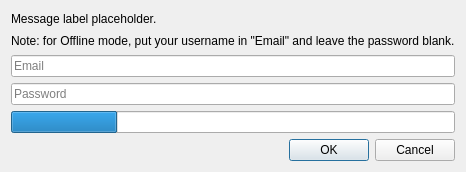
<?xml version="1.0" encoding="UTF-8"?>
<ui version="4.0">
 <class>LoginDialog</class>
 <widget class="QDialog" name="LoginDialog">
  <property name="geometry">
   <rect>
    <x>0</x>
    <y>0</y>
    <width>420</width>
    <height>172</height>
   </rect>
  </property>
  <property name="sizePolicy">
   <sizepolicy hsizetype="Fixed" vsizetype="Fixed">
    <horstretch>0</horstretch>
    <verstretch>0</verstretch>
   </sizepolicy>
  </property>
  <property name="windowTitle">
   <string>Add Account</string>
  </property>
  <layout class="QVBoxLayout" name="verticalLayout">
   <item>
    <widget class="QLabel" name="label">
     <property name="text">
      <string notr="true">Message label placeholder.</string>
     </property>
     <property name="textFormat">
      <enum>Qt::RichText</enum>
     </property>
     <property name="textInteractionFlags">
      <set>Qt::LinksAccessibleByKeyboard|Qt::LinksAccessibleByMouse|Qt::TextBrowserInteraction|Qt::TextSelectableByKeyboard|Qt::TextSelectableByMouse</set>
     </property>
    </widget>
   </item>
   <item>
    <widget class="QLabel" name="label_2">
     <property name="text">
      <string>Note: for Offline mode, put your username in &quot;Email&quot; and leave the password blank.</string>
     </property>
    </widget>
   </item>
   <item>
    <widget class="QLineEdit" name="userTextBox">
     <property name="placeholderText">
      <string>Email</string>
     </property>
    </widget>
   </item>
   <item>
    <widget class="QLineEdit" name="passTextBox">
     <property name="echoMode">
      <enum>QLineEdit::Password</enum>
     </property>
     <property name="placeholderText">
      <string>Password</string>
     </property>
    </widget>
   </item>
   <item>
    <widget class="QProgressBar" name="progressBar">
     <property name="value">
      <number>24</number>
     </property>
     <property name="textVisible">
      <bool>false</bool>
     </property>
    </widget>
   </item>
   <item>
    <widget class="QDialogButtonBox" name="buttonBox">
     <property name="orientation">
      <enum>Qt::Horizontal</enum>
     </property>
     <property name="standardButtons">
      <set>QDialogButtonBox::Cancel|QDialogButtonBox::Ok</set>
     </property>
    </widget>
   </item>
  </layout>
 </widget>
 <resources/>
 <connections/>
</ui>
